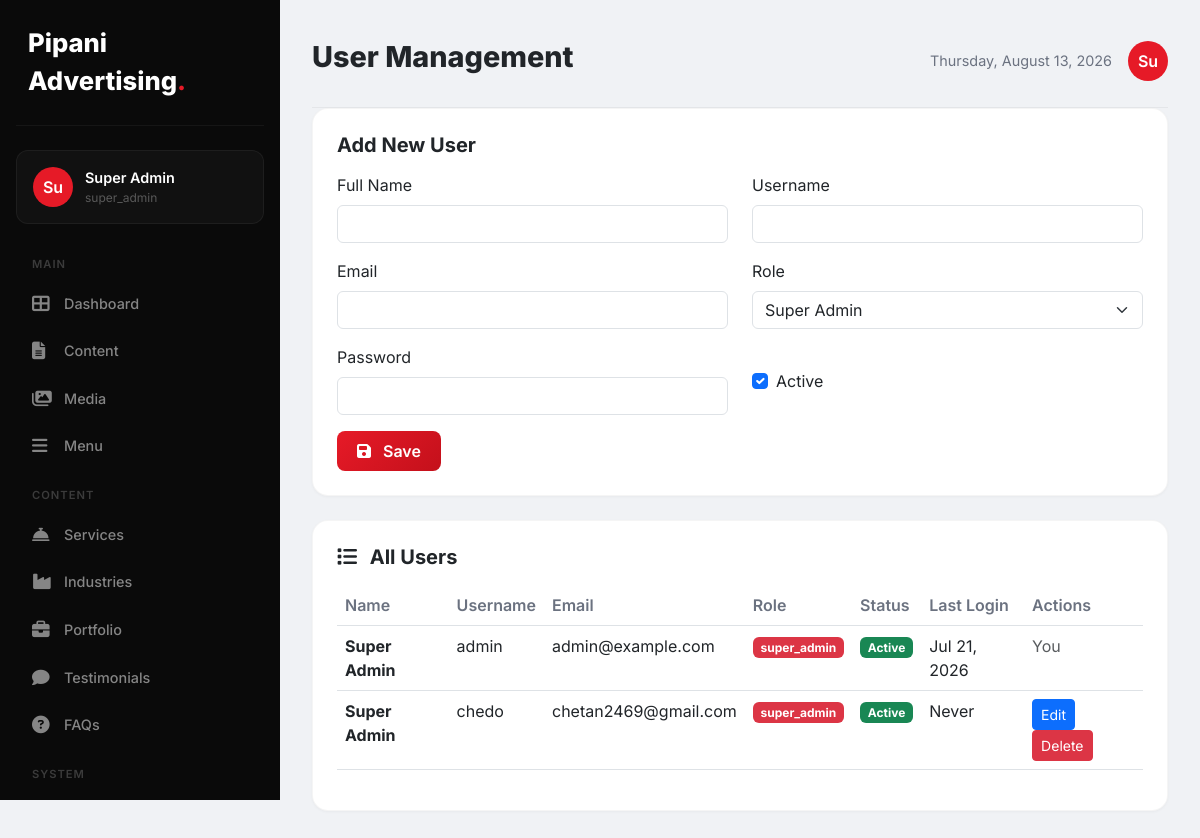
The page /admin/pages/users.php (signed in) on the database its author committed.
### tables this page shows
CREATE TABLE `settings` (
  `id` int NOT NULL AUTO_INCREMENT,
  `setting_key` varchar(100) NOT NULL,
  `setting_value` text,
  `group` varchar(50) DEFAULT 'general',
  PRIMARY KEY (`id`),
  UNIQUE KEY `setting_key` (`setting_key`)
);

CREATE TABLE `users` (
  `id` int NOT NULL AUTO_INCREMENT,
  `username` varchar(50) NOT NULL,
  `email` varchar(100) NOT NULL,
  `password` varchar(255) NOT NULL,
  `full_name` varchar(100) NOT NULL,
  `role` enum('super_admin','admin','editor') DEFAULT 'editor',
  `avatar` varchar(255) DEFAULT NULL,
  `last_login` datetime DEFAULT NULL,
  `status` tinyint(1) DEFAULT '1',
  `remember_token` varchar(255) DEFAULT NULL,
  `created_at` datetime DEFAULT CURRENT_TIMESTAMP,
  `updated_at` datetime DEFAULT NULL,
  PRIMARY KEY (`id`),
  UNIQUE KEY `username` (`username`),
  UNIQUE KEY `email` (`email`)
);

### includes/database.php (called while the page is built, shortened)
<?php
class Database {
    private static $instance = null;
    private $pdo;
    private function __construct() {
        try {
            $dsn = "mysql:host=" . DB_HOST . ";port=" . DB_PORT . ";dbname=" . DB_NAME . ";charset=utf8mb4";
            $this->pdo = new PDO($dsn, DB_USER, DB_PASS);
            $this->pdo->setAttribute(PDO::ATTR_ERRMODE, PDO::ERRMODE_EXCEPTION);
            $this->pdo->setAttribute(PDO::ATTR_DEFAULT_FETCH_MODE, PDO::FETCH_ASSOC);
            $this->pdo->setAttribute(PDO::ATTR_EMULATE_PREPARES, false);
        } catch (PDOException $e) {
            if (session_status() === PHP_SESSION_NONE) {
                session_start();
            }
            $_SESSION['db_error'] = $e->getMessage();
            $installPath = '/install/index.php';
            if (strpos($_SERVER['PHP_SELF'], '/admin/') !== false || strpos($_SERVER['PHP_SELF'], '/install/') !== false) {
                $installPath = '../install/index.php';
            }
            if (strpos($_SERVER['PHP_SELF'], '/install/') === false) {
                header("Location: " . $installPath);
                exit;
            } else {
                die('Database connection failed: ' . $e->getMessage());
            }
        }
    }
    public static function getInstance() {
        if (self::$instance === null) {
            self::$instance = new self();
        }
        return self::$instance;
    }
    public function getConnection() {
        return $this->pdo;
    }
}
function db() {
    return Database::getInstance()->getConnection();
}

### includes/functions.php (called while the page is built, shortened)
<?php
require_once __DIR__ . '/database.php';
function getSetting($key, $default = null)
{
    try {
        $stmt = db()->prepare("SELECT setting_value FROM settings WHERE setting_key = ?");
        $stmt->execute([$key]);
        $result = $stmt->fetch();
        return $result ? $result['setting_value'] : $default;
    } catch (PDOException $e) {
        return $default;
    }
}
function siteName()
{
    return getSetting('site_name', 'Pipani Advertising');
}
function getUsers()
{
    try {
        $stmt = db()->query("SELECT id, username, email, full_name, role, status, last_login, created_at FROM users ORDER BY id ASC");
        return $stmt->fetchAll();
    } catch (PDOException $e) {
        return [];
    }
}

### includes/auth.php (called while the page is built, shortened)
<?php
require_once __DIR__ . '/database.php';
require_once __DIR__ . '/functions.php';
class Auth {
    public static function getCurrentUser() {
        try {
            $db = db();
            $stmt = $db->prepare("SELECT * FROM users WHERE id = ?");
            $stmt->execute([$_SESSION['user_id']]);
            return $stmt->fetch();
        } catch (PDOException $e) {
            return null;
        }
    }
}

### admin/pages/users.php (the view, shortened to what this page needs)
<?php
require_once __DIR__ . '/../../includes/functions.php';
require_once __DIR__ . '/../../includes/auth.php';
$users = getUsers();
$editUser = null;
?>
<!DOCTYPE html>
<html lang="en">
<head>
    <link href="https://cdn.jsdelivr.net/npm/bootstrap@5.3.0/dist/css/bootstrap.min.css" rel="stylesheet">
    <link rel="stylesheet" href="https://cdnjs.cloudflare.com/ajax/libs/font-awesome/6.4.0/css/all.min.css">
</head>
<body>
<div class="sidebar" id="sidebar">
    <div class="logo"><?= siteName() ?><span>.</span></div>
    <?php $user = Auth::getCurrentUser(); ?>
    <div class="user-card">
        <div class="avatar"><?= substr($user['full_name'] ?? $user['username'], 0, 2) ?></div>
        <div>
            <div class="name"><?= htmlspecialchars($user['full_name'] ?? $user['username']) ?></div>
            <div class="role"><?= $user['role'] ?></div>
        </div>
    </div>
    <div class="nav-section">Main</div>
    <a href="../dashboard.php" class="nav-item"><i class="fas fa-th-large"></i> Dashboard</a>
    <a href="content.php" class="nav-item"><i class="fas fa-file-alt"></i> Content</a>
    <a href="media.php" class="nav-item"><i class="fas fa-images"></i> Media</a>
    <a href="menu.php" class="nav-item"><i class="fas fa-bars"></i> Menu</a>
    <div class="nav-section">Content</div>
    <a href="services.php" class="nav-item"><i class="fas fa-concierge-bell"></i> Services</a>
    <a href="industries.php" class="nav-item"><i class="fas fa-industry"></i> Industries</a>
    <a href="portfolio.php" class="nav-item"><i class="fas fa-briefcase"></i> Portfolio</a>
    <a href="testimonials.php" class="nav-item"><i class="fas fa-comment"></i> Testimonials</a>
    <a href="faqs.php" class="nav-item"><i class="fas fa-question-circle"></i> FAQs</a>
    <div class="nav-section">System</div>
    <a href="contacts.php" class="nav-item"><i class="fas fa-envelope"></i> Contacts</a>
</div>
<div class="main-content">
    <div class="header">
        <div class="d-flex align-items-center gap-3">
            <h1>User Management</h1>
        </div>
        <div class="user-info">
            <span style="font-size:0.9rem;color:#6b7280;"><?= date('l, F j, Y') ?></span>
            <div class="avatar"><?= substr($user['full_name'] ?? $user['username'], 0, 2) ?></div>
        </div>
    </div>
    <div class="content-card">
        <h5><?= $editUser ? 'Edit User' : 'Add New User' ?></h5>
        <form method="POST">
            <div class="row">
                <div class="col-md-6 mb-3">
                    <label class="form-label">Full Name</label>
                    <input type="text" name="full_name" class="form-control" value="<?= $editUser ? htmlspecialchars($editUser['full_name']) : '' ?>" required>
                </div>
                <div class="col-md-6 mb-3">
                    <label class="form-label">Username</label>
                    <input type="text" name="username" class="form-control" value="<?= $editUser ? htmlspecialchars($editUser['username']) : '' ?>" required>
                </div>
            </div>
            <div class="row">
                <div class="col-md-6 mb-3">
                    <label class="form-label">Email</label>
                    <input type="email" name="email" class="form-control" value="<?= $editUser ? htmlspecialchars($editUser['email']) : '' ?>" required>
                </div>
                <div class="col-md-6 mb-3">
                    <label class="form-label">Role</label>
                    <select name="role" class="form-select">
                        <option value="super_admin" <?= $editUser && $editUser['role'] == 'super_admin' ? 'selected' : '' ?>>Super Admin</option>
                    </select>
                </div>
            </div>
            <div class="row">
                <div class="col-md-6 mb-3">
                    <label class="form-label">Password <?= $editUser ? '<small class="text-muted">(Leave blank to keep current)</small>' : '' ?></label>
                    <input type="password" name="password" class="form-control" <?= $editUser ? '' : 'required' ?> minlength="8">
                </div>
                <div class="col-md-6 mb-3">
                    <div class="form-check mt-4">
                        <input type="checkbox" name="status" class="form-check-input" id="status" <?= $editUser && $editUser['status'] ? 'checked' : 'checked' ?>>
                        <label class="form-check-label" for="status">Active</label>
                    </div>
                </div>
            </div>
            <button type="submit" class="btn btn-primary-custom">
                <i class="fas fa-save me-2"></i> <?= $editUser ? 'Update' : 'Save' ?>
            </button>
        </form>
    </div>
    <div class="content-card">
        <h5><i class="fas fa-list me-2"></i> All Users</h5>
        <div class="table-responsive">
            <table class="table">
                <thead>
                    <tr>
                        <th>Name</th>
                        <th>Username</th>
                        <th>Email</th>
                        <th>Role</th>
                        <th>Status</th>
                        <th>Last Login</th>
                        <th>Actions</th>
                    </tr>
                </thead>
                <tbody>
                    <?php foreach ($users as $u): ?>
                        <tr>
                            <td><strong><?= htmlspecialchars($u['full_name']) ?></strong></td>
                            <td><?= htmlspecialchars($u['username']) ?></td>
                            <td><?= htmlspecialchars($u['email']) ?></td>
                            <td>
                                <span class="badge bg-<?= $u['role'] == 'super_admin' ? 'danger' : ($u['role'] == 'admin' ? 'warning' : 'secondary') ?>">
                                    <?= $u['role'] ?>
                                </span>
                            </td>
                            <td>
                                <span class="badge bg-<?= $u['status'] ? 'success' : 'danger' ?>">
                                    <?= $u['status'] ? 'Active' : 'Inactive' ?>
                                </span>
                            </td>
                            <td><?= $u['last_login'] ? date('M j, Y', strtotime($u['last_login'])) : 'Never' ?></td>
                            <td>
                                <?php if ($u['id'] != $_SESSION['user_id']): ?>
                                    <a href="users.php?edit=<?= $u['id'] ?>" class="btn btn-sm btn-primary">Edit</a>
                                    <a href="users.php?delete=<?= $u['id'] ?>" class="btn btn-sm btn-danger" onclick="return confirm('Delete this user?')">Delete</a>
                                <?php else: ?>
                                    <span class="text-muted">You</span>
                                <?php endif; ?>
                            </td>
                        </tr>
                    <?php endforeach; ?>
                </tbody>
            </table>
        </div>
    </div>
</div>
</body>
</html>

### admin/pages/users.php (style rules this page uses)
:root { --primary: #E61A27; --sidebar-width: 280px; }
* { margin: 0; padding: 0; box-sizing: border-box; }
body { font-family: 'Inter', sans-serif; background: #f0f2f5; overflow-x: hidden; }
.sidebar { position: fixed; top: 0; left: 0; width: var(--sidebar-width); height: 100vh; background: #0a0a0a; color: #fff; padding: 24px 16px; overflow-y: auto; transition: all 0.3s; z-index: 1000; }
.sidebar .logo { font-size: 1.6rem; font-weight: 800; padding: 0 12px 24px; border-bottom: 1px solid rgba(255,255,255,0.05); margin-bottom: 24px; }
.sidebar .logo span { color: var(--primary); }
.sidebar .nav-item { display: flex; align-items: center; gap: 12px; padding: 12px 16px; border-radius: 12px; color: rgba(255,255,255,0.5); text-decoration: none; transition: all 0.3s; margin-bottom: 2px; font-weight: 500; font-size: 0.9rem; }
.sidebar .nav-item i { width: 20px; font-size: 1.1rem; }
.sidebar .nav-section { color: rgba(255,255,255,0.2); font-size: 0.7rem; text-transform: uppercase; letter-spacing: 1px; padding: 16px 16px 8px; font-weight: 600; }
.sidebar .user-card { padding: 16px; border-radius: 12px; background: rgba(255,255,255,0.03); margin-bottom: 16px; border: 1px solid rgba(255,255,255,0.05); display: flex; align-items: center; gap: 12px; }
.sidebar .user-card .avatar { width: 40px; height: 40px; border-radius: 50%; background: var(--primary); color: #fff; display: flex; align-items: center; justify-content: center; font-weight: 600; }
.sidebar .user-card .name { font-weight: 600; font-size: 0.9rem; }
.sidebar .user-card .role { font-size: 0.75rem; color: rgba(255,255,255,0.3); }
.main-content { margin-left: var(--sidebar-width); padding: 24px 32px; min-height: 100vh; }
.header { display: flex; justify-content: space-between; align-items: center; padding: 16px 0 24px; border-bottom: 1px solid rgba(0,0,0,0.05); }
.header h1 { font-size: 1.8rem; font-weight: 800; }
.header .user-info { display: flex; align-items: center; gap: 16px; }
.header .user-info .avatar { width: 40px; height: 40px; border-radius: 50%; background: var(--primary); color: #fff; display: flex; align-items: center; justify-content: center; font-weight: 600; }
.content-card { background: #fff; border-radius: 16px; padding: 24px; border: 1px solid rgba(0,0,0,0.04); box-shadow: 0 1px 3px rgba(0,0,0,0.04); margin-bottom: 24px; }
.content-card h5 { font-weight: 700; margin-bottom: 16px; }
.btn-primary-custom { background: linear-gradient(135deg, #E61A27, #C4101B); border: none; color: #fff; padding: 8px 20px; border-radius: 8px; font-weight: 600; transition: all 0.3s; }
.table th { font-weight: 600; color: #6b7280; border-top: none; }

### rows shown on the page
settings: setting_value "Pipani Advertising"
users: full_name "Su", full_name "Super Admin", role "super_admin", username "admin", email "admin@example.com", status "Active", last_login "Jul 21, 2026", shows "You"
users: full_name "Super Admin", username "chedo", email "chetan2469@gmail.com", role "super_admin", status "Active", shows "Never"
